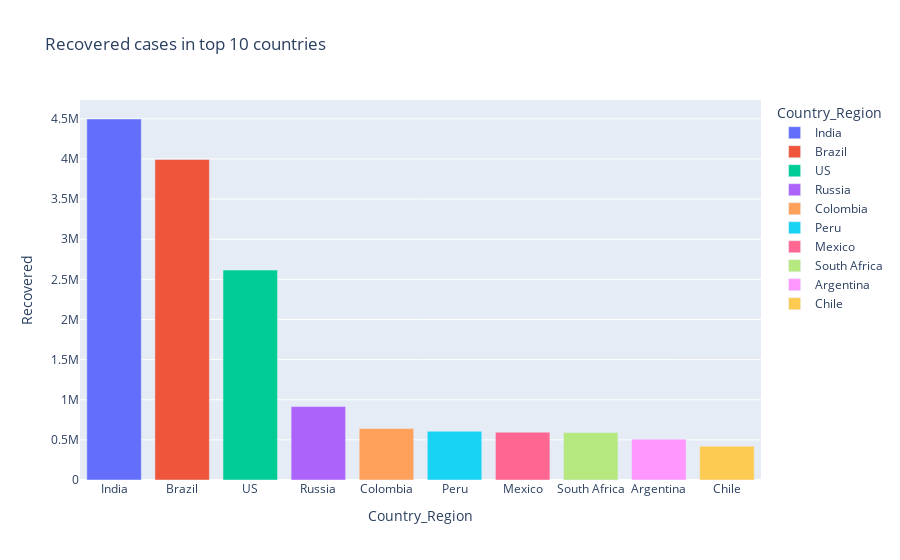

The cell this chart's notebook holds for it:
### Code cell
px.bar(Sorted_country_df_rec.head(10),x = "Country_Region",y="Recovered",color ="Country_Region" ,title="Recovered cases in top 10 countries")

### Figure 1 — Plotly figure (JSON) as saved in the notebook; plotly's stock layout.template omitted (floating-point values rounded to 4 significant figures)
{"data": [{"alignmentgroup": "True", "hovertemplate": "Country_Region=%{x}<br>Recovered=%{y}<extra></extra>", "legendgroup": "India", "marker": {"color": "#636efa"}, "name": "India", "offsetgroup": "India", "orientation": "v", "showlegend": true, "textposition": "auto", "type": "bar", "x": ["India"], "xaxis": "x", "y": [4497867], "yaxis": "y"}, {"alignmentgroup": "True", "hovertemplate": "Country_Region=%{x}<br>Recovered=%{y}<extra></extra>", "legendgroup": "Brazil", "marker": {"color": "#EF553B"}, "name": "Brazil", "offsetgroup": "Brazil", "orientation": "v", "showlegend": true, "textposition": "auto", "type": "bar", "x": ["Brazil"], "xaxis": "x", "y": [3993432], "yaxis": "y"}, {"alignmentgroup": "True", "hovertemplate": "Country_Region=%{x}<br>Recovered=%{y}<extra></extra>", "legendgroup": "US", "marker": {"color": "#00cc96"}, "name": "US", "offsetgroup": "US", "orientation": "v", "showlegend": true, "textposition": "auto", "type": "bar", "x": ["US"], "xaxis": "x", "y": [2615949], "yaxis": "y"}, {"alignmentgroup": "True", "hovertemplate": "Country_Region=%{x}<br>Recovered=%{y}<extra></extra>", "legendgroup": "Russia", "marker": {"color": "#ab63fa"}, "name": "Russia", "offsetgroup": "Russia", "orientation": "v", "showlegend": true, "textposition": "auto", "type": "bar", "x": ["Russia"], "xaxis": "x", "y": [914923], "yaxis": "y"}, {"alignmentgroup": "True", "hovertemplate": "Country_Region=%{x}<br>Recovered=%{y}<extra></extra>", "legendgroup": "Colombia", "marker": {"color": "#FFA15A"}, "name": "Colombia", "offsetgroup": "Colombia", "orientation": "v", "showlegend": true, "textposition": "auto", "type": "bar", "x": ["Colombia"], "xaxis": "x", "y": [640900], "yaxis": "y"}, {"alignmentgroup": "True", "hovertemplate": "Country_Region=%{x}<br>Recovered=%{y}<extra></extra>", "legendgroup": "Peru", "marker": {"color": "#19d3f3"}, "name": "Peru", "offsetgroup": "Peru", "orientation": "v", "showlegend": true, "textposition": "auto", "type": "bar", "x": ["Peru"], "xaxis": "x", "y": [607837], "yaxis": "y"}, {"alignmentgroup": "True", "hovertemplate": "Country_Region=%{x}<br>Recovered=%{y}<extra></extra>", "legendgroup": "Mexico", "marker": {"color": "#FF6692"}, "name": "Mexico", "offsetgroup": "Mexico", "orientation": "v", "showlegend": true, "textposition": "auto", "type": "bar", "x": ["Mexico"], "xaxis": "x", "y": [596317], "yaxis": "y"}, {"alignmentgroup": "True", "hovertemplate": "Country_Region=%{x}<br>Recovered=%{y}<extra></extra>", "legendgroup": "South Africa", "marker": {"color": "#B6E880"}, "name": "South Africa", "offsetgroup": "South Africa", "orientation": "v", "showlegend": true, "textposition": "auto", "type": "bar", "x": ["South Africa"], "xaxis": "x", "y": [591208], "yaxis": "y"}, {"alignmentgroup": "True", "hovertemplate": "Country_Region=%{x}<br>Recovered=%{y}<extra></extra>", "legendgroup": "Argentina", "marker": {"color": "#FF97FF"}, "name": "Argentina", "offsetgroup": "Argentina", "orientation": "v", "showlegend": true, "textposition": "auto", "type": "bar", "x": ["Argentina"], "xaxis": "x", "y": [508563], "yaxis": "y"}, {"alignmentgroup": "True", "hovertemplate": "Country_Region=%{x}<br>Recovered=%{y}<extra></extra>", "legendgroup": "Chile", "marker": {"color": "#FECB52"}, "name": "Chile", "offsetgroup": "Chile", "orientation": "v", "showlegend": true, "textposition": "auto", "type": "bar", "x": ["Chile"], "xaxis": "x", "y": [421111], "yaxis": "y"}], "layout": {"barmode": "relative", "legend": {"title": {"text": "Country_Region"}, "tracegroupgap": 0}, "title": {"text": "Recovered cases in top 10 countries"}, "xaxis": {"anchor": "y", "categoryarray": ["India", "Brazil", "US", "Russia", "Colombia", "Peru", "Mexico", "South Africa", "Argentina", "Chile"], "categoryorder": "array", "domain": [0, 1], "title": {"text": "Country_Region"}}, "yaxis": {"anchor": "x", "domain": [0, 1], "title": {"text": "Recovered"}}}}
